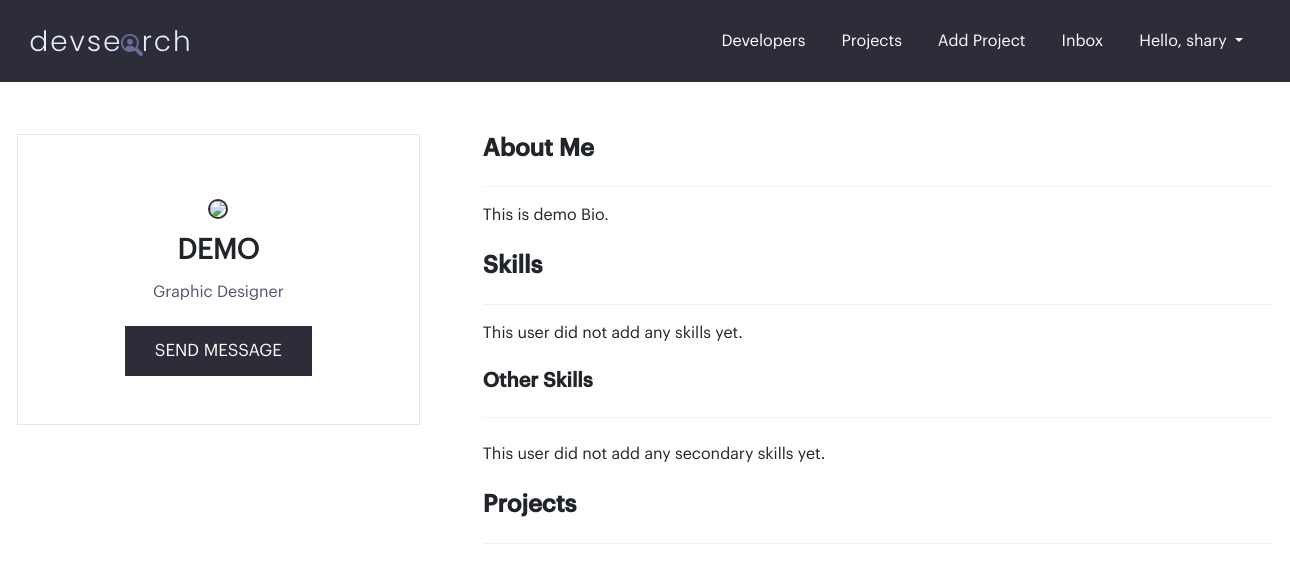
Screenshot of /profile/ab5b320c-fcfd-465b-a5aa-09cd07ff0f74/ (signed in) with the database file from the repository.
### users/models.py (models this page shows, shortened)
class Profile(models.Model):
    user = models.OneToOneField(
        User, on_delete=models.CASCADE, null=True, blank=True)
    name = models.CharField(max_length=200, null=True, blank=True)
    email = models.EmailField(max_length=200, null=True, blank=True)
    username = models.CharField(max_length=200, null=True, blank=True)
    short_intro = models.CharField(max_length=200, null=True, blank=True)
    bio = models.TextField(null=True, blank=True)
    featured_image = models.ImageField(
        null=True, blank=True, upload_to='profiles/%Y/%M/%D/')
    short_intro = models.CharField(max_length=200, null=True, blank=True)
    location = models.CharField(max_length=200, null=True, blank=True)
    github_link = models.CharField(max_length=200, null=True, blank=True)
    stackoverflow_link = models.CharField(
        max_length=200, null=True, blank=True)
    twitter_link = models.CharField(max_length=200, null=True, blank=True)
    linkedin_link = models.CharField(max_length=200, null=True, blank=True)
    website_link = models.CharField(max_length=200, null=True, blank=True)
    created_at = models.DateTimeField(auto_now_add=True)
    id = models.UUIDField(default=uuid.uuid4, unique=True,
                          primary_key=True, editable=False)
    class Meta:
        verbose_name_plural = "Profiles"

### users/views.py (the view)
# urls.py: path('profile/<str:pk>/', views.user, name="single-user"),
def user(request, pk):
    profile = Profile.objects.get(id=pk)
    topSkills = profile.skill_set.exclude(description__exact="")
    otherSkills = profile.skill_set.filter(description="")
    context = {
        'profile': profile,
        'topSkills': topSkills,
        'otherSkills': otherSkills,
    }
    return render(request, 'users/single-profile.html', context)

### templates/users/single-profile.html (shortened to what this page needs)
{% extends 'base.html' %}
{% load static %}
{% block content %}
<section class="profile__detail">
    <div class="container">
        <div class="row">
            {% include 'partials/profile_basic.html' %}
            {% include 'partials/profile_detail.html' %}
        </div>
    </div>
</section>
{% endblock %}

### templates/partials/header.html (shortened to what this page needs)
{% load static %}
<header class="charade_bg_color">
    <div class="container">
        <nav class="navbar navbar-expand-lg">
            <div class="container-fluid">
                <a class="navbar-brand" href="{% url 'users-list' %}">
                    <img src="{% static 'images/logo.svg' %}" class="fluid" />
                </a>
                <div class="collapse navbar-collapse" id="navbarSupportedContent">
                    <ul class="navbar-nav mr-auto mb-2 mb-lg-0">
                        <li class="nav-item">
                            <a class="nav-link" href="{% url 'users-list' %}">Developers</a>
                        </li>
                        <li class="nav-item">
                            <a class="nav-link" href="{% url 'projects' %}">Projects</a>
                        </li>
                        {% if request.user.is_authenticated %}
                            <li class="nav-item">
                                <a class="nav-link" href="{% url 'add-project' %}">Add Project</a>
                            </li>
                            <li class="nav-item">
                                <a class="nav-link" href="{% url 'inbox' %}">Inbox</a>
                            </li>
                            <li class="nav-item dropdown">
                                <a class="nav-link active dropdown-toggle" href="#" id="navbarDropdown" role="button" data-bs-toggle="dropdown" aria-expanded="false">
                                    Hello, {{ request.user }}
                                </a>
                            </li>
                        {% else %}
                            <li class="nav-item">
                                <a class="nav-link" href="{% url 'login' %}">Login</a>
                            </li>
                        {% endif %}
                    </ul>
                </div>
            </div>
            </nav>
    </div>
</header>

### templates/partials/profile_basic.html (shortened to what this page needs)
{% load static %}
<div class="col-lg-4 text-center">
    <div class="basic__info p-5">
        <div class="mt-3">
            {% if profile.featured_image %}
                <img src="{{profile.featured_image.url}}" class="fluid" />
            {% else %}
                <img src="{% static 'images/avatar.png' %}" class="fluid" />
            {% endif %}
            <h3 class="mb-3">{{profile.name}}</h3>
            {% if profile.short_intro %}
                <h6 class="mb-3">{{profile.short_intro}}</h6>
            {% endif %}
        </div>
        {% if request.user != profile.user %}
            <a href="{% url 'create-message' profile.id %}" class="btn btn-primary charade_bg_color">Send Message</a>
        {% endif %}
    </div>
</div>

### templates/partials/profile_detail.html (shortened to what this page needs)
{% load static %}
<div class="col-lg-8">
    <div class="about">
        <div class="top d-flex justify-content-between align-items-center">
            <h4 class="small__heading">About Me</h4>
        </div>
        <hr />
        <p class="mb-4">{{profile.bio}}</p>
    </div>
    {% if request.user.profile == profile %}
    <div class="specialize">
        <div class="top d-flex justify-content-between align-items-center">
            <h4 class="small__heading">Skills</h4>
            {% if request.user == profile.user %}
                <a href="{% url 'add-skill' %}"><i class="fas fa-plus"></i></a>
            {% endif %}
        </div>
        <hr />
        {% for skill in profile.skill_set.all %}
            <div class="item mb-4">
                <div class="top d-flex justify-content-between align-items-center">
                    <h6><b>{{skill.name}}</b></h6>
                    {% if request.user == profile.user %}
                    <div class="action__icons">
                        <a href="{% url 'edit-skill' skill.id %}" class="small__icon"><i class="fas fa-pencil-alt"></i></a>&nbsp;&nbsp;
                        <a href="{% url 'delete-skill' skill.id %}" class="small__icon"><i class="far fa-trash-alt"></i></a>
                    </div>
                    {% endif %}
                </div>
                <p>{{skill.description}}</p>
            </div>
        {% endfor %}
    </div>
    {% else %}
    <div class="specialize">
        <div class="top d-flex justify-content-between align-items-center">
            <h4 class="small__heading">Skills</h4>
        </div>
        <hr />
        {% if topSkills %}
            {% for skill in topSkills %}
                <div class="item mb-4">
                    <div class="top d-flex justify-content-between align-items-center">
                        <h6><b>{{skill.name}}</b></h6>
                        {% if request.user == profile.user %}
                        <div class="action__icons">
                            <a href="#" class="small__icon"><i class="fas fa-pencil-alt"></i></a>&nbsp;&nbsp;
                            <a href="#" class="small__icon"><i class="far fa-trash-alt"></i></a>
                        </div>
                        {% endif %}
                    </div>
                    <p>{{skill.description}}</p>
                </div>
            {% endfor %}
        {% else %}
            <div class="item mb-4">
                <p>This user did not add any skills yet.</p>
            </div>
        {% endif %}
    </div>
    <div class="skills">
            <div class="top d-flex justify-content-between align-items-center">
            <h5 class="small__heading">Other Skills</h5>
        </div>
        <hr />
        <ul class="list-inline mb-0 stacks mt-4 mb-4">
            {% if otherSkills %}
                {% for skill in otherSkills %}
                    <li class="list-inline-item">
                        <span class="badge rounded-pill bg-light text-dark">{{skill.name}}</span>
                    </li>
                {% endfor %}
            {% else %}
                    <p>This user did not add any secondary skills yet.</p>
            {% endif %}
        </ul>
    </div>
    {% endif %}
    <div class="projects">
        <div class="top d-flex justify-content-between align-items-center">
            <h4 class="small__heading">Projects</h4>
        </div>
        <hr />
    </div>
</div>

### _dev_search/static/css/style.css (style rules this page uses)
* { font-family: 'Graphik-Regular'; }
.container { min-width: 1280px; }
.small__heading { font-weight: 600; font-family: 'Graphik-Medium'; }
.btn-primary, .btn-primary:hover { color: white; border-radius: 0; border: none; padding: 12px 30px; font-size: 17px; text-transform: uppercase; background-color: #2d2d39; }
hr { background-color: #cccccc; }
a, a:hover { text-decoration: none; }
.charade_bg_color { background-color: #2d2d39; }
header { padding: 7px 0; }
header .nav-item { margin: 0 10px; }
.navbar-brand, .navbar-brand:hover, header .nav-link, header .nav-link:hover { color: white; }
.nav-link, .nav-link:hover { color: white !important; text-decoration: none !important; }
.grid__display, .profile__detail { padding: 4% 0; }
.profile__detail .basic__info { border: 1px solid #e7e7e7; }
.profile__detail .col-lg-8 { padding-left: 4%; }
.profile__detail .basic__info img { width: 50%; border-radius: 50%; border: 2px solid #2d2d39; margin-bottom: 15px; }
.profile__detail .basic__info h3 { font-weight: 600; }
.profile__detail .basic__info h6 { color: #51546e; }

### rows the page displays
Profile: name "DEMO", short_intro "Graphic Designer", bio "This is demo Bio."

### other values shown
{{ request.user }} "shary"
